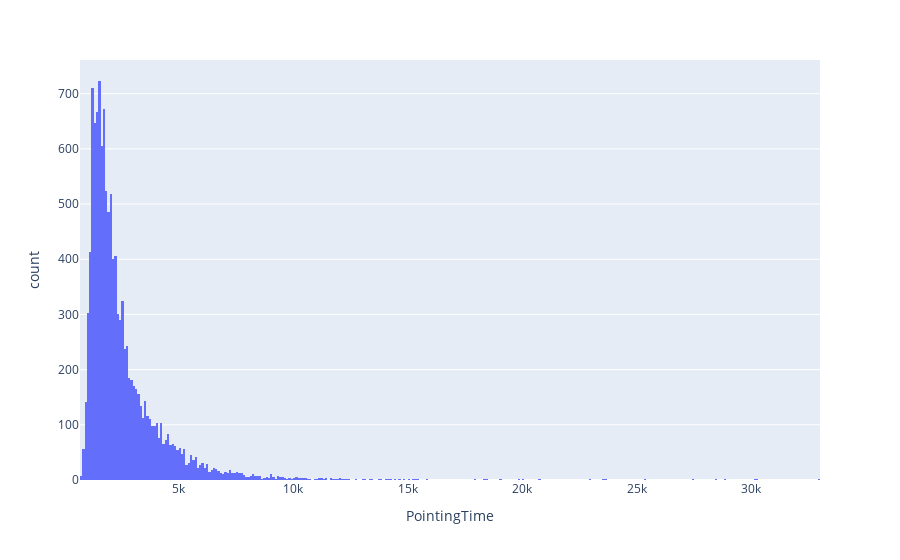

This figure's notebook cell:
### Code cell
fig = px.histogram(data, x='PointingTime')
fig.show()

fig.write_image('images/pointingtime_distribution.pdf')

### Figure 1 — Plotly figure (JSON) as saved in the notebook; plotly's stock layout.template omitted (floating-point values rounded to 4 significant figures; data arrays with more than 128 entries replaced by an {"elided": "..."} marker saying what was removed)
{"data": [{"alignmentgroup": "True", "bingroup": "x", "hovertemplate": "PointingTime=%{x}<br>count=%{y}<extra></extra>", "legendgroup": "", "marker": {"color": "#636efa", "pattern": {"shape": ""}}, "name": "", "offsetgroup": "", "orientation": "v", "showlegend": false, "type": "histogram", "x": {"elided": "12000 int values"}, "xaxis": "x", "yaxis": "y"}], "layout": {"barmode": "relative", "legend": {"tracegroupgap": 0}, "margin": {"t": 60}, "xaxis": {"anchor": "y", "domain": [0, 1], "title": {"text": "PointingTime"}}, "yaxis": {"anchor": "x", "domain": [0, 1], "title": {"text": "count"}}}}
